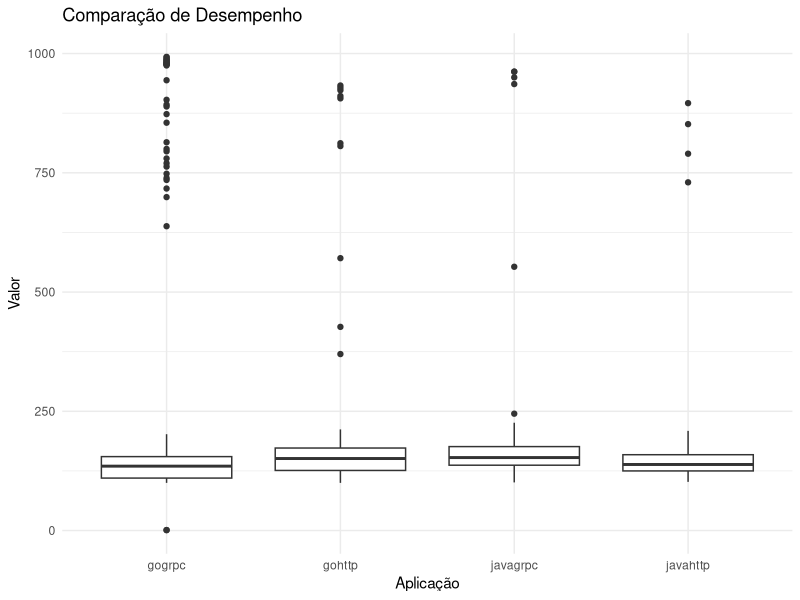

Write the R code that produced this figure.
library(tidyverse)
library(readr)
javagrpc_pequeno <- read_csv("dados/pequeno/javagrpc-pequeno.csv")
javahttp_pequeno <- read_csv("dados/pequeno/javahttp-pequeno.csv")
gohttp_pequeno <- read_csv("dados/pequeno/gohttp-pequeno.csv")
gogrpc_pequeno <- read_csv("dados/pequeno/gogrpc-pequeno.csv")
javahttp_grande <- read_csv("dados/grande/javahttp-grande.csv")
javagrpc_grande <- read_csv("dados/grande/javagrpc-grande.csv")
gohttp_grande <- read_csv("dados/grande/gohttp-grande.csv")
gogrpc_grande <- read_csv("dados/grande/gogrpc-grande.csv")

all_data <- bind_rows(
  mutate(gogrpc_pequeno, application="gogrpc"),
  mutate(gohttp_pequeno, application="gohttp"),
  mutate(javahttp_pequeno, application="javahttp"),
  mutate(javagrpc_pequeno, application="javagrpc")
)

# all_data <- bind_rows(
#   mutate(gogrpc_grande, application="gogrpc"),
#   mutate(gohttp_grande, application="gohttp"),
#   mutate(javahttp_grande, application="javahttp"),
#   mutate(javagrpc_grande, application="javagrpc")
# )


all_data <- all_data %>%
  select(c, Value, application)

box_plot <- ggplot(all_data, aes(x=application, y=Value)) +
  geom_boxplot() +
  labs(title = "Comparação de Desempenho", x = "Aplicação", y = "Valor") +
  theme_minimal()

print(box_plot)

summary_stats <- all_data %>%
  group_by(application) %>%
  summarise(
    Media = mean(Value, na.rm = TRUE),
    DesvioPadrao = sd(Value, na.rm = TRUE)
  )

print(summary_stats)

